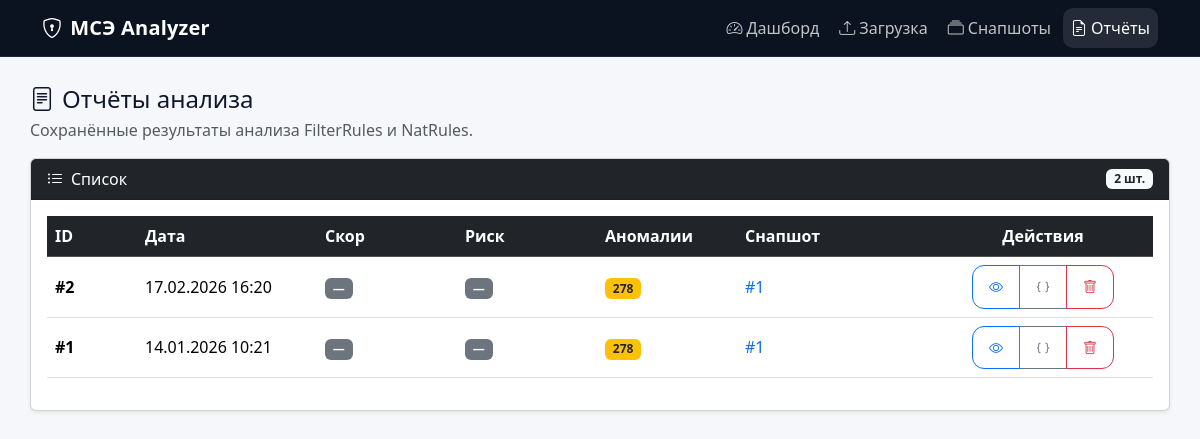
The page /reports/ on the database its author committed.
### analyzer/models.py (models this page shows, shortened)
class Report(models.Model):
    snapshot = models.ForeignKey(Snapshot, on_delete=models.CASCADE, related_name="reports")
    created_at = models.DateTimeField(default=timezone.now, db_index=True)
    summary = models.JSONField(default=dict, blank=True)

### analyzer/views.py (the view)
# urls.py: path("reports/", views.reports_page, name="reports"),
@require_http_methods(["GET"])
def reports_page(request):
    reps = Report.objects.select_related("snapshot").order_by("-created_at")
    return render(request, "reports.html", {**_stats_context(), "reports": reps})

### analyzer/views.py (called while the page is built)
def _stats_context():
    last_snapshot = Snapshot.objects.filter(is_active=True).order_by("-created_at").first()
    last_report = Report.objects.order_by("-created_at").first()
    return {
        "snapshots_total": Snapshot.objects.filter(is_active=True).count(),
        "reports_total": Report.objects.count(),
        "last_snapshot_at": getattr(last_snapshot, "created_at", None),
        "last_report_at": getattr(last_report, "created_at", None),
        "last_snapshot_filename": getattr(last_snapshot, "original_filename", "") if last_snapshot else "",
    }

### analyzer/templates/reports.html (shortened to what this page needs)
{% extends "base.html" %}
{% block content %}
<div class="d-flex justify-content-between align-items-center mb-3">
  <div>
    <h2 class="h4 mb-1"><i class="bi bi-file-text me-2"></i>Отчёты анализа</h2>
    <div class="text-muted">Сохранённые результаты анализа FilterRules и NatRules.</div>
  </div>
</div>
<div class="card shadow-sm">
  <div class="card-header bg-dark text-white d-flex justify-content-between align-items-center">
    <span><i class="bi bi-list-ul me-2"></i>Список</span>
    <span class="badge bg-light text-dark">{{ reports|length }} шт.</span>
  </div>
  <div class="card-body">
    {% if reports %}
      <div class="table-responsive">
        <table class="table table-hover align-middle">
          <thead class="table-dark">
            <tr>
              <th width="90">ID</th>
              <th width="180">Дата</th>
              <th width="140">Скор</th>
              <th width="140">Риск</th>
              <th width="140">Аномалии</th>
              <th>Снапшот</th>
              <th width="220" class="text-center">Действия</th>
            </tr>
          </thead>
          <tbody>
            {% for r in reports %}
            <tr>
              <td class="fw-semibold">#{{ r.id }}</td>
              <td>{{ r.created_at|date:"d.m.Y H:i" }}</td>
              <td>
                {% if r.security_score %}
                  <span class="badge bg-primary">{{ r.security_score }}%</span>
                {% else %}
                  <span class="badge bg-secondary">—</span>
                {% endif %}
              </td>
              <td>
                {% if r.risk_level %}
                  <span class="badge bg-dark">{{ r.risk_level }}</span>
                {% else %}
                  <span class="badge bg-secondary">—</span>
                {% endif %}
              </td>
              <td>
                <span class="badge {% if r.anomalies.count > 0 %}bg-warning text-dark{% else %}bg-success{% endif %}">
                  {{ r.anomalies.count }}
                </span>
              </td>
              <td>
                {% if r.snapshot_id %}
                  <a class="text-decoration-none" href="{% url 'snapshot_detail' r.snapshot_id %}">
                    #{{ r.snapshot_id }}
                  </a>
                {% else %}
                  <span class="text-muted">—</span>
                {% endif %}
              </td>
              <td class="text-center">
                <div class="btn-group" role="group" aria-label="Действия">
                  <a class="btn btn-outline-primary btn-sm" href="{% url 'report_detail' r.id %}" title="Открыть">
                    <i class="bi bi-eye"></i>
                  </a>
                  <a class="btn btn-outline-secondary btn-sm" href="{% url 'export_report_json' r.id %}" title="Экспорт JSON">
                    <i class="bi bi-braces"></i>
                  </a>
                  <button
                    class="btn btn-outline-danger btn-sm"
                    type="submit"
                    form="deleteReportForm{{ r.id }}"
                    title="Удалить"
                  >
                    <i class="bi bi-trash"></i>
                  </button>
                </div>
              </td>
            </tr>
            {% endfor %}
          </tbody>
        </table>
      </div>
    {% endif %}
  </div>
</div>
{% endblock %}

### analyzer/templates/base.html (shortened to what this page needs)
{% load static %}
<!doctype html>
<html lang="ru">
<head>
  <link href="https://cdn.jsdelivr.net/npm/bootstrap@5.3.3/dist/css/bootstrap.min.css" rel="stylesheet">
  <link href="https://cdn.jsdelivr.net/npm/bootstrap-icons@1.11.3/font/bootstrap-icons.min.css" rel="stylesheet">
</head>
<body>
<nav class="navbar navbar-expand-lg app-navbar navbar-dark">
  <div class="container">
    <a class="navbar-brand d-flex align-items-center gap-2" href="{% url 'dashboard' %}">
      <i class="bi bi-shield-lock"></i>
      <span>МСЭ Analyzer</span>
    </a>
    <div id="appNav" class="collapse navbar-collapse">
      <ul class="navbar-nav ms-auto gap-1">
        <li class="nav-item">
          <a class="nav-link {% if request.resolver_match.url_name == 'dashboard' %}active{% endif %}"
             href="{% url 'dashboard' %}">
            <i class="bi bi-speedometer2 me-1"></i>Дашборд
          </a>
        </li>
        <li class="nav-item">
          <a class="nav-link {% if request.resolver_match.url_name == 'upload' %}active{% endif %}"
             href="{% url 'upload' %}">
            <i class="bi bi-upload me-1"></i>Загрузка
          </a>
        </li>
        <li class="nav-item">
          <a class="nav-link {% if request.resolver_match.url_name == 'snapshots' %}active{% endif %}"
             href="{% url 'snapshots' %}">
            <i class="bi bi-collection me-1"></i>Снапшоты
          </a>
        </li>
        <li class="nav-item">
          <a class="nav-link {% if request.resolver_match.url_name == 'reports' %}active{% endif %}"
             href="{% url 'reports' %}">
            <i class="bi bi-file-earmark-text me-1"></i>Отчёты
          </a>
        </li>
      </ul>
    </div>
  </div>
</nav>
<div class="content-wrap">
  <div class="container page-shell">
    {% block content %}{% endblock %}
  </div>
</div>
</body>
</html>

### analyzer/templates/base.html (style rules this page uses)
:root { --app-bg: #f6f7fb; --app-surface: #ffffff; --app-text: #0f172a; --app-muted: #64748b; --app-border: rgba(15, 23, 42, .10); --app-shadow: 0 10px 30px rgba(15, 23, 42, .08); --app-shadow-sm: 0 6px 18px rgba(15, 23, 42, .08); --app-radius: 16px; --app-radius-sm: 12px; }
html, body { height: 100%; }
body { background: var(--app-bg); color: var(--app-text); }
.app-navbar { background: #0b1220; border-bottom: 1px solid rgba(255,255,255,.08); }
.app-navbar .navbar-brand { font-weight: 700; letter-spacing: .2px; }
.app-navbar .nav-link { color: rgba(255,255,255,.75); border-radius: 10px; padding: .5rem .75rem; }
.app-navbar .nav-link.active { color: #fff; background: rgba(255,255,255,.10); }
.page-shell { padding: 28px 0 56px; }
.btn { border-radius: 12px; padding: .65rem 1rem; font-weight: 600; }
.content-wrap { min-height: calc(100vh - 72px); }

### rows shown on the page
Report: id "2", created_at "17.02.2026 16:20", anomalies.count "278", snapshot_id "1"
Report: id "1", created_at "14.01.2026 10:21", anomalies.count "278", snapshot_id "1"

### other values the page prints
{{ reports|length }} "2"
